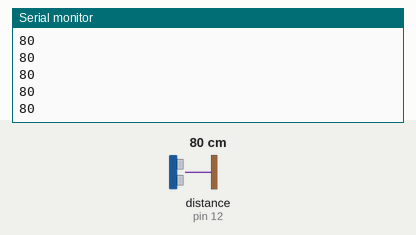
Recording of a sketch running on a simulated Arduino Uno, built with avr-gcc and run on an emulated ATmega328P. Parts: the last lines printed to the serial monitor. The test bench sets the inputs (shaded band); at power-on: distance to the obstacle (sensor on pin 12) 80 cm. The echo pulse lasts 58.3 µs per cm.

Above: at 2.2 s.
2.3 s: distance to the obstacle (sensor on pin 12) set to 2 cm
At 2.9 s:
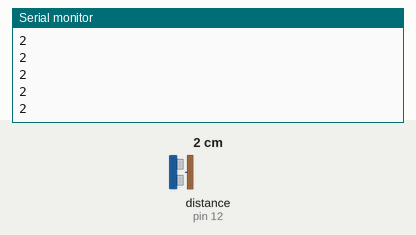
3.8 s: distance to the obstacle (sensor on pin 12) set to 4 cm
At 4.9 s:
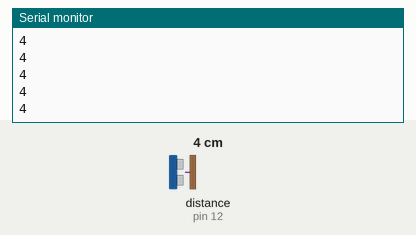
Timing chart, 0 to 6.8 s (numbered marks = the images above; inputs shaded):
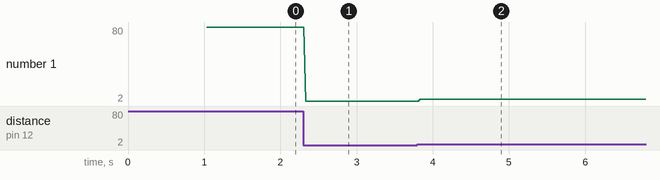

The sketch:

Ejercicio2.ino
```cpp
#include <SR04.h>

// Definimos a qué pines conectamos trigger y echo
#define TRIG_PIN 12
#define ECHO_PIN 11
#define led 4

// Creamos un objeto de tipo sensor de distancia
SR04 sensor = SR04(ECHO_PIN, TRIG_PIN);

// Variable que almacenará la distancia
long distancia;

void setup() {
  delay(1000);
  Serial.begin(9600);
}

void loop() {
  distancia = sensor.Distance();
  Serial.print(distancia);
  Serial.print("\n");

  // Uso la fumcion map para pasar los valores de 0 a 70 cm a 0 1000 segundos. El valor maximo 70 sera 1000 y 0 es 0.
  // Hago esto para que el delay sea un poco mas largo, y no vaya yan rapido
  long tiempo = map(distancia, 0 , 70 , 0, 1000);
  if(distancia < 5 || distancia > 30){
    digitalWrite(led, LOW);
  } else {
    digitalWrite(led , HIGH);
    delay(tiempo);
    digitalWrite(led , LOW);
    delay(tiempo);
  }


}
```

Measured:
- after the input at 2.3 s, the serial monitor: prints a new line at once (image 1)
- after the input at 3.8 s, the serial monitor: prints a new line at once (image 2)
- plotted number 1: 80 → 2 after the input at 2.3 s, 2 → 4 after the input at 3.8 s
